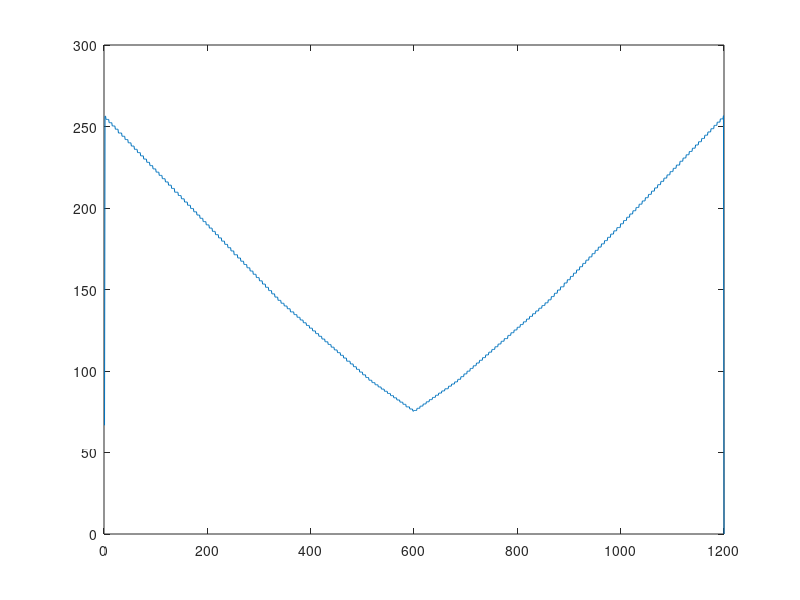
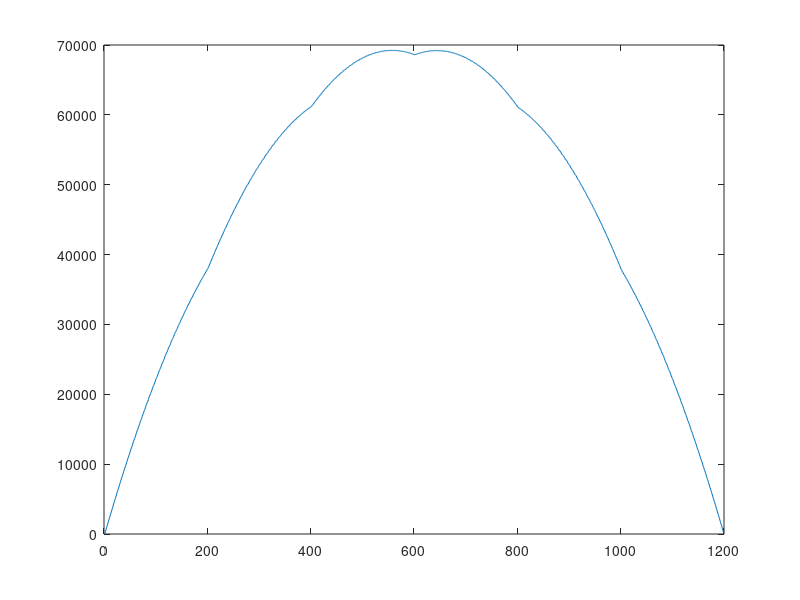
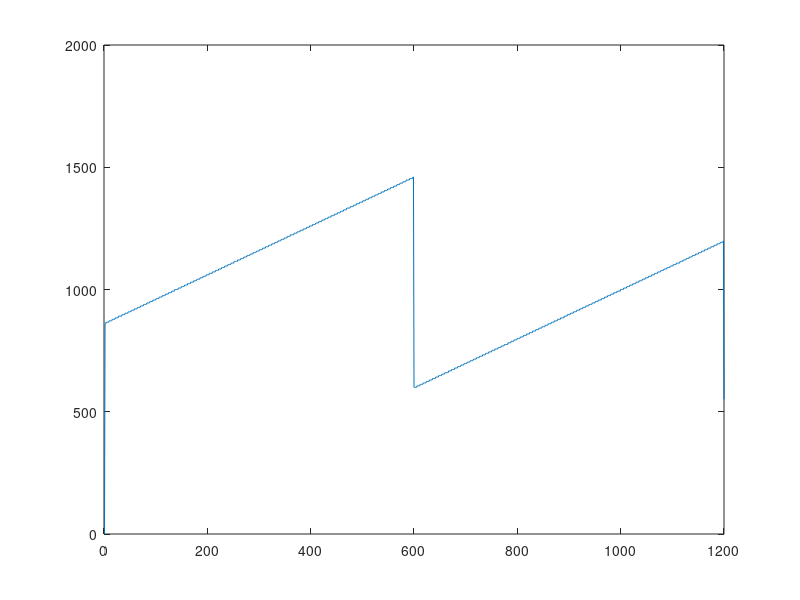
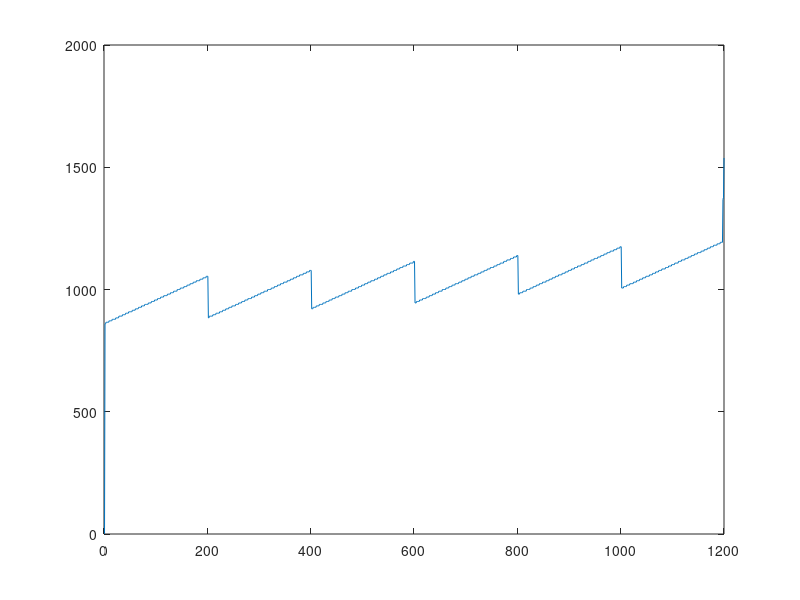

MATLAB code to generate these figures, in order:
clear; close all;

%% 0. Initialize Parameters
L = 1200;               % Length of bridge
n = L;                  % Discretize into 1 mm seg.
P = 400;                % Total weight of train [N]
x = 1:1:L;              % x-axis

% Note: the position is 1mm greater then the physical location from the left
% edge of the bridge; A_pos = 1 means the location 0mm from the left of the
% bridge.
A_pos = 1;            % position of first support from left edge
B_pos = 1200; % position of second support from left edge


%% 1. SFD, BMD under train loading
x_train = [52 228 392 568 732 908]; % Train Load Locations
P_train = [1 1 1 1 1 1] * P/6;

n_train = 349;                 % num of train locations
train_space = floor(linspace(1, L + max(x_train), n_train));
loadsi = zeros(n_train, n);    % 1 load plot for each train loc.
SFDi = zeros(n_train, n);     % 1 SFD for each train loc.
BMDi = zeros(n_train, n);     % 1 BMD for each train loc.

% Solve for SFD and BMD with the train at different locations
for J = 1:n_train
    i = train_space(J);
    % start location of train
    ttrain_pos_i = x_train - max(x_train) + i;
    ttrain_pos_i(ttrain_pos_i <= 0) = NaN;
    ttrain_pos_i(ttrain_pos_i >= L) = NaN;

    p_ts = P_train(~isnan(ttrain_pos_i));
    pos_ti = ttrain_pos_i(~isnan(ttrain_pos_i));

    % sum of moments at A eqn
    rxn_B = sum((A_pos - pos_ti) .* p_ts) / -1200;

    % sum of Fy eqn
    rxn_A = sum(p_ts) - rxn_B;
    % construct applied loads
    % w(x)
    loads = zeros(1, L);
    loads(pos_ti) = -1 .* p_ts;
    loads([A_pos+1 B_pos]) = [rxn_A rxn_B];

    %loadi stuff
    loadsi(i,:) = loads;
    % SFD = num. integral(w)
    SFDi(i,:) = cumsum(loads);
    % BMD = num. integral(SFD)
    BMDi(i,:) = cumtrapz(SFDi(i,:));

end

[SFD, max_loadsSFD] = max(abs(SFDi));   % SFD envelope
[BMD, max_loadsBMD] = max(BMDi);        % BMD envelope

% to use max_loads, plot it
% x-axis is position along the bridge, y-axis is
% the position of the rightmost axel relative to x=0
% you can click on the plot to get the point
% compare to the SFE and BME to get what the
% shear/moment is at that point
figure(1)
plot(SFD)

figure(2)
plot(BMD)

figure(3)
plot(max_loadsSFD)

figure(4)
plot(max_loadsBMD)

%max shear moment (using 600 because bridge is symmetrical and the code gets weird towards right end)
max_shear = max(SFD(1:600))
location_on_bridge = find(round(SFD) == round(max_shear))
train_rightmost_axel = max_loadsSFD(location_on_bridge)



%max bending moment
max_moment = max(BMD(1:600))
location_on_bridge = find(round(BMD) == round(max_moment))
train_rightmost_axel = max_loadsBMD(location_on_bridge)
